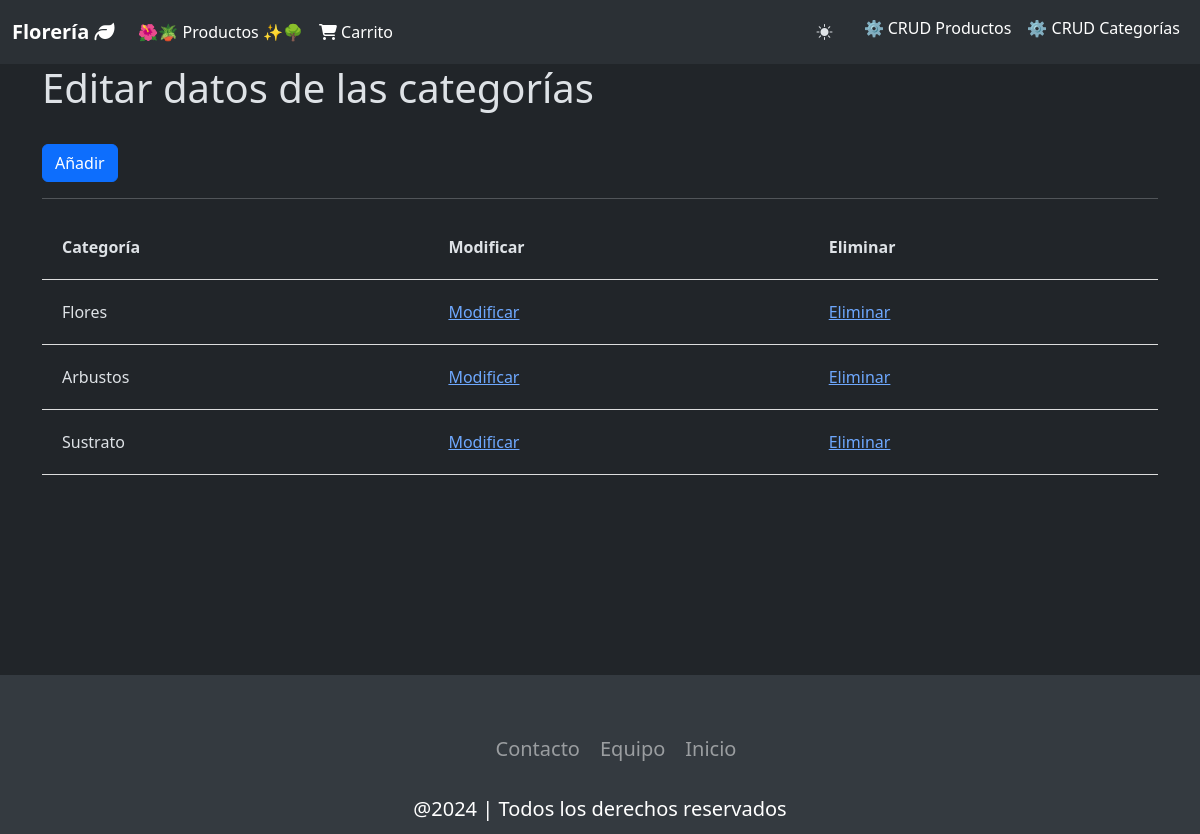
Page /tienda/crud_categorias (signed in) on the earlier database version.
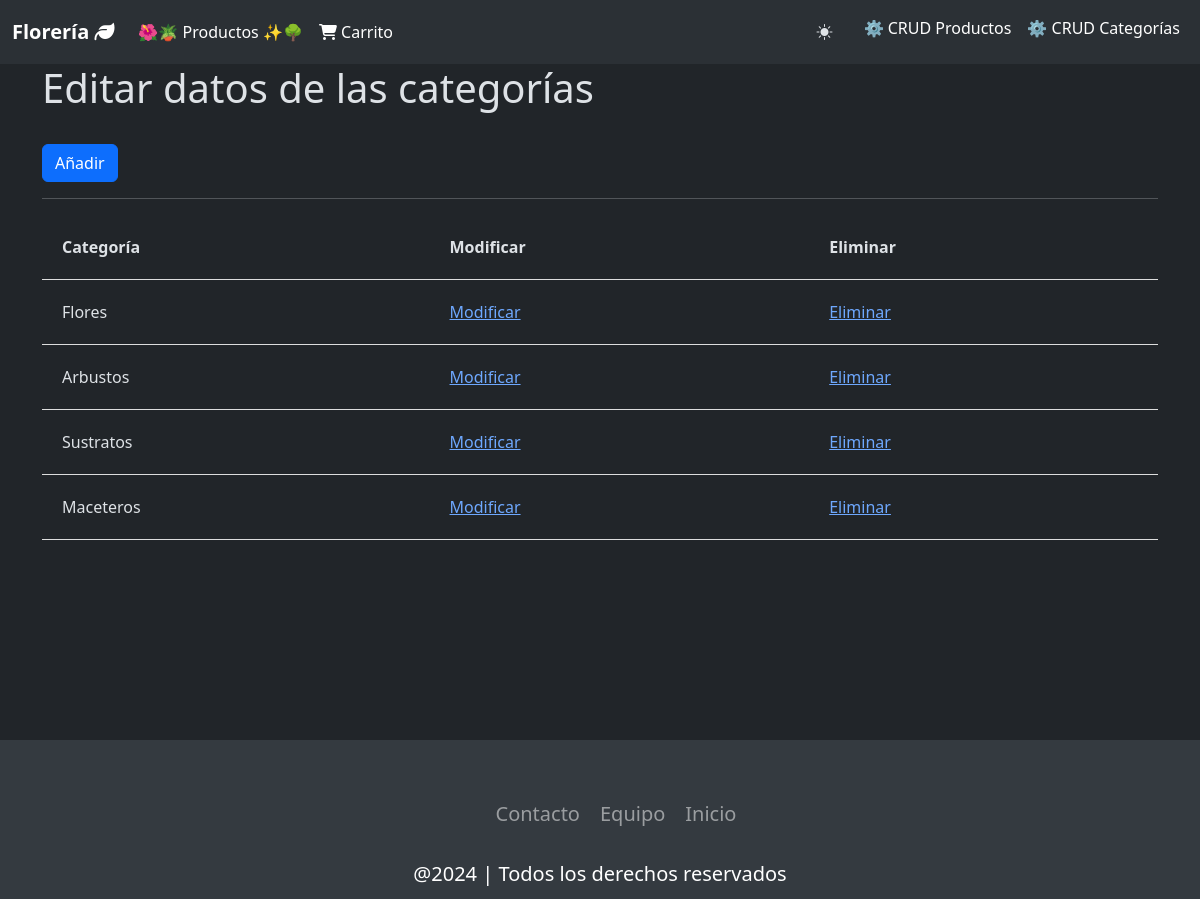
Same page on the later database version.
### tienda/models.py (models this page shows, shortened)
class Categoria(models.Model):
    id_categoria = models.AutoField(db_column='idCategoria', primary_key=True)
    categoria = models.CharField(max_length=20, blank=False, null=False)

### tienda/views.py (the view)
# urls.py: path('crud_categorias', views.crud_categorias, name='crud_categorias'),
@login_required
def crud_categorias(request):
    categorias = Categoria.objects.all()
    context = {'categorias': categorias}
    return render(request, 'tienda/categorias_list.html', context)

### tienda/templates/tienda/categorias_list.html (shortened to what this page needs)
{% load static %}
<!DOCTYPE html>
<html lang="en">
<head>
  <link href="https://cdn.jsdelivr.net/npm/bootstrap@5.3.3/dist/css/bootstrap.min.css" rel="stylesheet"
>
  <link rel="stylesheet" href="https://cdn.jsdelivr.net/npm/bootstrap-icons@1.11.3/font/bootstrap-icons.min.css">
  <link rel="stylesheet" href="{% static 'tienda/css/estilos.css' %}">
</head>
<body data-bs-theme="dark">
  <div id="navegacion">
    <nav class="navbar navbar-expand-lg bg-body-tertiary" id="navbarPrincipal">
      <div class="container-fluid d-flex flex-row">
        <a class="navbar-brand" href="{% url 'inicio' %}">Florería <i class="fa-solid fa-leaf"></i></a>
        <div class="collapse navbar-collapse" id="navbarNavAltMarkup">
          <div class="navbar-nav">
            <a class="nav-link active" aria-current="page" href="{% url 'productos_comprar' %}" id="link-maceteros">🌺🪴 Productos ✨🌳</a>
            <a class="nav-link active" href="#" id="link-carrito"><i class="fa-solid fa-cart-shopping"></i> Carrito</a>
        </div>
        <div class="navbar-nav ms-auto">
          <button type="button" class="btn btn-navbar" id="btn-tema"><i class="bi bi-brightness-high-fill" id="toggler-tema"></i></button>
          <a class="nav-link active" href="{% url 'productos_list' %}">⚙️ CRUD Productos</a>
          <a class="nav-link active" href="{% url 'crud_categorias' %}">⚙️ CRUD Categorías</a>
        </div>
      </div>
    </nav>
  </div>
  <div class="container-extend-lg" id="contenido">
    <div class="container">
      <h1>Editar datos de las categorías</h1>
      <br>
      <button type="button" class="btn btn-primary"><a class="text-formulario" href="{% url 'categoriasAdd' %}">Añadir</a></button>
      <hr>
      <table>
        {% if categorias %}
          <th>Categoría</th>
          <th>Modificar</th>
          <th>Eliminar</th>
          {% for x in categorias %}
            <tr>
              <td>{{x.categoria}}</td>
              <td><a href="{% url 'categorias_edit' pk=x.id_categoria %}">Modificar</a></td>
              <td><a href="{% url 'categorias_del' pk=x.id_categoria %}">Eliminar</a></td>
            </tr>
          {% endfor %}
        {% endif %}
      </table>
    </div>
  <div id="footer" style="margin-top: 200px;">
    <footer class="footer">
      <ul class="social-icon">
        <li class="icon-elem">
        </li>
        <li class="icon-elem">
        </li>
        <li class="icon-elem">
        </li>
      </ul>
      <ul class="menu">
        <li class="menu-elem">
          <a href="https://github.com/Lala-Banana/Prueba-2-Progra-Web" class="menu-icon">Contacto</a>
        </li>
        <li class="menu-elem">
          <a href="https://github.com/Lala-Banana/Prueba-2-Progra-Web" class="menu-icon">Equipo</a>
        </li>
        <li class="menu-elem">
          <a href="indice.html" class="menu-icon">Inicio</a>
        </li>
      </ul>
      <p class="text-footer">@2024 | Todos los derechos reservados</p>
    </footer>
  </div>
</body>
</html>

Differences in the rows shown:
changed Categoria: categoria "Sustrato" → "Sustratos"
added Categoria: categoria "Maceteros"
